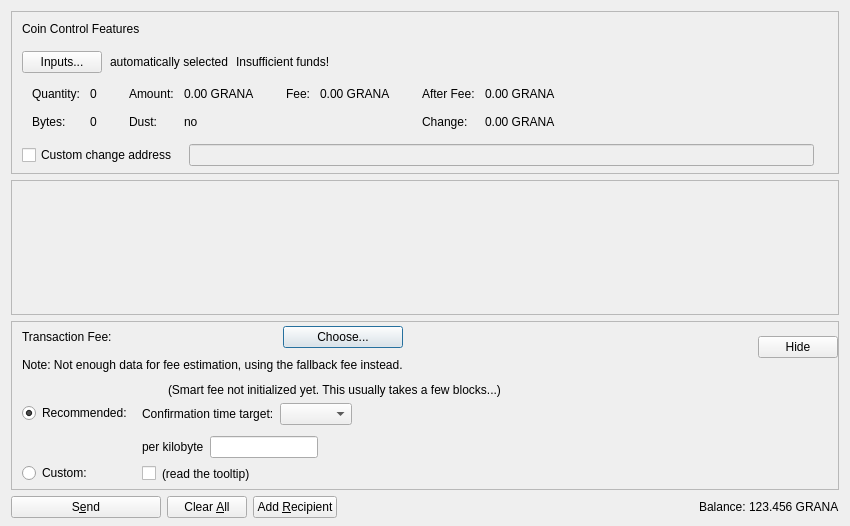
<?xml version="1.0" encoding="UTF-8"?>
<ui version="4.0">
 <class>SendCoinsDialog</class>
 <widget class="QDialog" name="SendCoinsDialog">
  <property name="geometry">
   <rect>
    <x>0</x>
    <y>0</y>
    <width>850</width>
    <height>526</height>
   </rect>
  </property>
  <property name="windowTitle">
   <string>Send Coins</string>
  </property>
  <layout class="QVBoxLayout" name="verticalLayout" stretch="0,1,0,0">
   <property name="bottomMargin">
    <number>8</number>
   </property>
   <item>
    <widget class="QFrame" name="frameCoinControl">
     <property name="sizePolicy">
      <sizepolicy hsizetype="Expanding" vsizetype="Expanding">
       <horstretch>0</horstretch>
       <verstretch>0</verstretch>
      </sizepolicy>
     </property>
     <property name="maximumSize">
      <size>
       <width>16777215</width>
       <height>16777215</height>
      </size>
     </property>
     <property name="frameShape">
      <enum>QFrame::StyledPanel</enum>
     </property>
     <property name="frameShadow">
      <enum>QFrame::Sunken</enum>
     </property>
     <layout class="QVBoxLayout" name="verticalLayoutCoinControl2">
      <property name="spacing">
       <number>0</number>
      </property>
      <property name="leftMargin">
       <number>0</number>
      </property>
      <property name="topMargin">
       <number>0</number>
      </property>
      <property name="rightMargin">
       <number>0</number>
      </property>
      <property name="bottomMargin">
       <number>6</number>
      </property>
      <item>
       <layout class="QVBoxLayout" name="verticalLayoutCoinControl" stretch="0,0,0,0,1">
        <property name="spacing">
         <number>0</number>
        </property>
        <property name="leftMargin">
         <number>10</number>
        </property>
        <property name="topMargin">
         <number>10</number>
        </property>
        <item>
         <layout class="QHBoxLayout" name="horizontalLayoutCoinControl1">
          <property name="bottomMargin">
           <number>15</number>
          </property>
          <item>
           <widget class="QLabel" name="labelCoinControlFeatures">
            <property name="sizePolicy">
             <sizepolicy hsizetype="Preferred" vsizetype="Maximum">
              <horstretch>0</horstretch>
              <verstretch>0</verstretch>
             </sizepolicy>
            </property>
            <property name="text">
             <string>Coin Control Features</string>
            </property>
           </widget>
          </item>
         </layout>
        </item>
        <item>
         <layout class="QHBoxLayout" name="horizontalLayoutCoinControl2" stretch="0,0,0,0">
          <property name="spacing">
           <number>8</number>
          </property>
          <property name="bottomMargin">
           <number>10</number>
          </property>
          <item>
           <widget class="QPushButton" name="pushButtonCoinControl">
            <property name="styleSheet">
             <string notr="true"/>
            </property>
            <property name="text">
             <string>Inputs...</string>
            </property>
            <property name="autoDefault">
             <bool>false</bool>
            </property>
           </widget>
          </item>
          <item>
           <widget class="QLabel" name="labelCoinControlAutomaticallySelected">
            <property name="text">
             <string>automatically selected</string>
            </property>
            <property name="margin">
             <number>5</number>
            </property>
           </widget>
          </item>
          <item>
           <widget class="QLabel" name="labelCoinControlInsuffFunds">
            <property name="text">
             <string>Insufficient funds!</string>
            </property>
            <property name="margin">
             <number>5</number>
            </property>
           </widget>
          </item>
          <item>
           <spacer name="horizontalSpacerCoinControl">
            <property name="orientation">
             <enum>Qt::Horizontal</enum>
            </property>
            <property name="sizeHint" stdset="0">
             <size>
              <width>40</width>
              <height>1</height>
             </size>
            </property>
           </spacer>
          </item>
         </layout>
        </item>
        <item>
         <widget class="QWidget" name="widgetCoinControl" native="true">
          <property name="sizePolicy">
           <sizepolicy hsizetype="Preferred" vsizetype="Preferred">
            <horstretch>0</horstretch>
            <verstretch>0</verstretch>
           </sizepolicy>
          </property>
          <property name="minimumSize">
           <size>
            <width>0</width>
            <height>0</height>
           </size>
          </property>
          <property name="styleSheet">
           <string notr="true"/>
          </property>
          <layout class="QHBoxLayout" name="horizontalLayoutCoinControl5">
           <property name="leftMargin">
            <number>0</number>
           </property>
           <property name="topMargin">
            <number>0</number>
           </property>
           <property name="rightMargin">
            <number>0</number>
           </property>
           <property name="bottomMargin">
            <number>0</number>
           </property>
           <item>
            <layout class="QHBoxLayout" name="horizontalLayoutCoinControl3" stretch="0,0,0,1">
             <property name="spacing">
              <number>20</number>
             </property>
             <property name="topMargin">
              <number>0</number>
             </property>
             <property name="bottomMargin">
              <number>10</number>
             </property>
             <item>
              <layout class="QFormLayout" name="formLayoutCoinControl1">
               <property name="horizontalSpacing">
                <number>10</number>
               </property>
               <property name="verticalSpacing">
                <number>14</number>
               </property>
               <property name="leftMargin">
                <number>10</number>
               </property>
               <property name="topMargin">
                <number>4</number>
               </property>
               <property name="rightMargin">
                <number>6</number>
               </property>
               <item row="0" column="0">
                <widget class="QLabel" name="labelCoinControlQuantityText">
                 <property name="text">
                  <string>Quantity:</string>
                 </property>
                 <property name="margin">
                  <number>0</number>
                 </property>
                </widget>
               </item>
               <item row="0" column="1">
                <widget class="QLabel" name="labelCoinControlQuantity">
                 <property name="cursor">
                  <cursorShape>IBeamCursor</cursorShape>
                 </property>
                 <property name="contextMenuPolicy">
                  <enum>Qt::ActionsContextMenu</enum>
                 </property>
                 <property name="text">
                  <string notr="true">0</string>
                 </property>
                 <property name="margin">
                  <number>0</number>
                 </property>
                 <property name="textInteractionFlags">
                  <set>Qt::LinksAccessibleByMouse|Qt::TextSelectableByKeyboard|Qt::TextSelectableByMouse</set>
                 </property>
                </widget>
               </item>
               <item row="1" column="0">
                <widget class="QLabel" name="labelCoinControlBytesText">
                 <property name="text">
                  <string>Bytes:</string>
                 </property>
                </widget>
               </item>
               <item row="1" column="1">
                <widget class="QLabel" name="labelCoinControlBytes">
                 <property name="cursor">
                  <cursorShape>IBeamCursor</cursorShape>
                 </property>
                 <property name="contextMenuPolicy">
                  <enum>Qt::ActionsContextMenu</enum>
                 </property>
                 <property name="text">
                  <string notr="true">0</string>
                 </property>
                 <property name="textInteractionFlags">
                  <set>Qt::LinksAccessibleByMouse|Qt::TextSelectableByKeyboard|Qt::TextSelectableByMouse</set>
                 </property>
                </widget>
               </item>
              </layout>
             </item>
             <item>
              <layout class="QFormLayout" name="formLayoutCoinControl2">
               <property name="horizontalSpacing">
                <number>10</number>
               </property>
               <property name="verticalSpacing">
                <number>14</number>
               </property>
               <property name="leftMargin">
                <number>6</number>
               </property>
               <property name="topMargin">
                <number>4</number>
               </property>
               <property name="rightMargin">
                <number>6</number>
               </property>
               <item row="0" column="0">
                <widget class="QLabel" name="labelCoinControlAmountText">
                 <property name="text">
                  <string>Amount:</string>
                 </property>
                 <property name="margin">
                  <number>0</number>
                 </property>
                </widget>
               </item>
               <item row="0" column="1">
                <widget class="QLabel" name="labelCoinControlAmount">
                 <property name="cursor">
                  <cursorShape>IBeamCursor</cursorShape>
                 </property>
                 <property name="contextMenuPolicy">
                  <enum>Qt::ActionsContextMenu</enum>
                 </property>
                 <property name="text">
                  <string notr="true">0.00 GRANA</string>
                 </property>
                 <property name="textInteractionFlags">
                  <set>Qt::LinksAccessibleByMouse|Qt::TextSelectableByKeyboard|Qt::TextSelectableByMouse</set>
                 </property>
                </widget>
               </item>
               <item row="1" column="0">
                <widget class="QLabel" name="labelCoinControlLowOutputText">
                 <property name="text">
                  <string>Dust:</string>
                 </property>
                </widget>
               </item>
               <item row="1" column="1">
                <widget class="QLabel" name="labelCoinControlLowOutput">
                 <property name="cursor">
                  <cursorShape>IBeamCursor</cursorShape>
                 </property>
                 <property name="contextMenuPolicy">
                  <enum>Qt::ActionsContextMenu</enum>
                 </property>
                 <property name="text">
                  <string notr="true">no</string>
                 </property>
                 <property name="textInteractionFlags">
                  <set>Qt::LinksAccessibleByMouse|Qt::TextSelectableByKeyboard|Qt::TextSelectableByMouse</set>
                 </property>
                </widget>
               </item>
              </layout>
             </item>
             <item>
              <layout class="QFormLayout" name="formLayoutCoinControl3">
               <property name="horizontalSpacing">
                <number>10</number>
               </property>
               <property name="verticalSpacing">
                <number>14</number>
               </property>
               <property name="leftMargin">
                <number>6</number>
               </property>
               <property name="topMargin">
                <number>4</number>
               </property>
               <property name="rightMargin">
                <number>6</number>
               </property>
               <item row="0" column="0">
                <widget class="QLabel" name="labelCoinControlFeeText">
                 <property name="text">
                  <string>Fee:</string>
                 </property>
                 <property name="margin">
                  <number>0</number>
                 </property>
                </widget>
               </item>
               <item row="0" column="1">
                <widget class="QLabel" name="labelCoinControlFee">
                 <property name="cursor">
                  <cursorShape>IBeamCursor</cursorShape>
                 </property>
                 <property name="contextMenuPolicy">
                  <enum>Qt::ActionsContextMenu</enum>
                 </property>
                 <property name="text">
                  <string notr="true">0.00 GRANA</string>
                 </property>
                 <property name="textInteractionFlags">
                  <set>Qt::LinksAccessibleByMouse|Qt::TextSelectableByKeyboard|Qt::TextSelectableByMouse</set>
                 </property>
                </widget>
               </item>
              </layout>
             </item>
             <item>
              <layout class="QFormLayout" name="formLayoutCoinControl4">
               <property name="horizontalSpacing">
                <number>10</number>
               </property>
               <property name="verticalSpacing">
                <number>14</number>
               </property>
               <property name="leftMargin">
                <number>6</number>
               </property>
               <property name="topMargin">
                <number>4</number>
               </property>
               <property name="rightMargin">
                <number>6</number>
               </property>
               <item row="0" column="0">
                <widget class="QLabel" name="labelCoinControlAfterFeeText">
                 <property name="text">
                  <string>After Fee:</string>
                 </property>
                 <property name="margin">
                  <number>0</number>
                 </property>
                </widget>
               </item>
               <item row="0" column="1">
                <widget class="QLabel" name="labelCoinControlAfterFee">
                 <property name="cursor">
                  <cursorShape>IBeamCursor</cursorShape>
                 </property>
                 <property name="contextMenuPolicy">
                  <enum>Qt::ActionsContextMenu</enum>
                 </property>
                 <property name="text">
                  <string notr="true">0.00 GRANA</string>
                 </property>
                 <property name="textInteractionFlags">
                  <set>Qt::LinksAccessibleByMouse|Qt::TextSelectableByKeyboard|Qt::TextSelectableByMouse</set>
                 </property>
                </widget>
               </item>
               <item row="1" column="0">
                <widget class="QLabel" name="labelCoinControlChangeText">
                 <property name="text">
                  <string>Change:</string>
                 </property>
                </widget>
               </item>
               <item row="1" column="1">
                <widget class="QLabel" name="labelCoinControlChange">
                 <property name="cursor">
                  <cursorShape>IBeamCursor</cursorShape>
                 </property>
                 <property name="contextMenuPolicy">
                  <enum>Qt::ActionsContextMenu</enum>
                 </property>
                 <property name="text">
                  <string notr="true">0.00 GRANA</string>
                 </property>
                 <property name="textInteractionFlags">
                  <set>Qt::LinksAccessibleByMouse|Qt::TextSelectableByKeyboard|Qt::TextSelectableByMouse</set>
                 </property>
                </widget>
               </item>
              </layout>
             </item>
            </layout>
           </item>
          </layout>
         </widget>
        </item>
        <item>
         <layout class="QHBoxLayout" name="horizontalLayoutCoinControl4" stretch="0,0,0">
          <property name="spacing">
           <number>12</number>
          </property>
          <property name="sizeConstraint">
           <enum>QLayout::SetDefaultConstraint</enum>
          </property>
          <property name="topMargin">
           <number>5</number>
          </property>
          <property name="rightMargin">
           <number>5</number>
          </property>
          <item>
           <widget class="QCheckBox" name="checkBoxCoinControlChange">
            <property name="toolTip">
             <string>If this is activated, but the change address is empty or invalid, change will be sent to a newly generated address.</string>
            </property>
            <property name="text">
             <string>Custom change address</string>
            </property>
           </widget>
          </item>
          <item>
           <widget class="QValidatedLineEdit" name="lineEditCoinControlChange">
            <property name="enabled">
             <bool>false</bool>
            </property>
            <property name="sizePolicy">
             <sizepolicy hsizetype="Expanding" vsizetype="Fixed">
              <horstretch>0</horstretch>
              <verstretch>0</verstretch>
             </sizepolicy>
            </property>
           </widget>
          </item>
          <item>
           <widget class="QLabel" name="labelCoinControlChangeLabel">
            <property name="sizePolicy">
             <sizepolicy hsizetype="Preferred" vsizetype="Expanding">
              <horstretch>0</horstretch>
              <verstretch>0</verstretch>
             </sizepolicy>
            </property>
            <property name="minimumSize">
             <size>
              <width>0</width>
              <height>0</height>
             </size>
            </property>
            <property name="text">
             <string/>
            </property>
            <property name="margin">
             <number>3</number>
            </property>
           </widget>
          </item>
         </layout>
        </item>
        <item>
         <spacer name="verticalSpacerCoinControl">
          <property name="orientation">
           <enum>Qt::Vertical</enum>
          </property>
          <property name="sizeHint" stdset="0">
           <size>
            <width>800</width>
            <height>1</height>
           </size>
          </property>
         </spacer>
        </item>
       </layout>
      </item>
     </layout>
    </widget>
   </item>
   <item>
    <widget class="QScrollArea" name="scrollArea">
     <property name="widgetResizable">
      <bool>true</bool>
     </property>
     <widget class="QWidget" name="scrollAreaWidgetContents">
      <property name="geometry">
       <rect>
        <x>0</x>
        <y>0</y>
        <width>830</width>
        <height>104</height>
       </rect>
      </property>
      <layout class="QVBoxLayout" name="verticalLayout_2" stretch="0,1">
       <property name="leftMargin">
        <number>0</number>
       </property>
       <property name="topMargin">
        <number>0</number>
       </property>
       <property name="rightMargin">
        <number>0</number>
       </property>
       <property name="bottomMargin">
        <number>0</number>
       </property>
       <item>
        <layout class="QVBoxLayout" name="entries">
         <property name="spacing">
          <number>6</number>
         </property>
        </layout>
       </item>
       <item>
        <spacer name="verticalSpacer">
         <property name="orientation">
          <enum>Qt::Vertical</enum>
         </property>
         <property name="sizeHint" stdset="0">
          <size>
           <width>20</width>
           <height>40</height>
          </size>
         </property>
        </spacer>
       </item>
      </layout>
     </widget>
    </widget>
   </item>
   <item>
    <widget class="QFrame" name="frameFee">
     <property name="sizePolicy">
      <sizepolicy hsizetype="Expanding" vsizetype="Expanding">
       <horstretch>0</horstretch>
       <verstretch>0</verstretch>
      </sizepolicy>
     </property>
     <property name="maximumSize">
      <size>
       <width>16777215</width>
       <height>16777215</height>
      </size>
     </property>
     <property name="frameShape">
      <enum>QFrame::StyledPanel</enum>
     </property>
     <property name="frameShadow">
      <enum>QFrame::Sunken</enum>
     </property>
     <layout class="QVBoxLayout" name="verticalLayoutFee1">
      <property name="spacing">
       <number>0</number>
      </property>
      <property name="leftMargin">
       <number>0</number>
      </property>
      <property name="topMargin">
       <number>0</number>
      </property>
      <property name="rightMargin">
       <number>0</number>
      </property>
      <property name="bottomMargin">
       <number>0</number>
      </property>
      <item>
       <layout class="QVBoxLayout" name="verticalLayoutFee2" stretch="0,0,0">
        <property name="spacing">
         <number>0</number>
        </property>
        <property name="leftMargin">
         <number>10</number>
        </property>
        <property name="topMargin">
         <number>0</number>
        </property>
        <item>
         <layout class="QHBoxLayout" name="horizontalLayoutFee1">
          <property name="bottomMargin">
           <number>0</number>
          </property>
          <item>
           <layout class="QVBoxLayout" name="verticalLayoutFee7">
            <property name="spacing">
             <number>0</number>
            </property>
            <item>
             <spacer name="verticalSpacerSmartFee">
              <property name="orientation">
               <enum>Qt::Vertical</enum>
              </property>
              <property name="sizeType">
               <enum>QSizePolicy::Fixed</enum>
              </property>
              <property name="sizeHint" stdset="0">
               <size>
                <width>1</width>
                <height>4</height>
               </size>
              </property>
             </spacer>
            </item>
            <item>
             <layout class="QHBoxLayout" name="horizontalLayoutSmartFee">
              <property name="spacing">
               <number>10</number>
              </property>
              <item>
               <widget class="QLabel" name="labelFeeHeadline">
                <property name="sizePolicy">
                 <sizepolicy hsizetype="Preferred" vsizetype="Maximum">
                  <horstretch>0</horstretch>
                  <verstretch>0</verstretch>
                 </sizepolicy>
                </property>
                <property name="text">
                 <string>Transaction Fee:</string>
                </property>
               </widget>
              </item>
              <item>
               <widget class="QLabel" name="labelFeeMinimized">
                <property name="text">
                 <string/>
                </property>
               </widget>
              </item>
              <item>
               <widget class="QPushButton" name="buttonChooseFee">
                <property name="text">
                 <string>Choose...</string>
                </property>
               </widget>
              </item>
             </layout>
            </item>
            <item>
             <spacer name="verticalSpacer_7">
              <property name="orientation">
               <enum>Qt::Vertical</enum>
              </property>
              <property name="sizeHint" stdset="0">
               <size>
                <width>1</width>
                <height>10</height>
               </size>
              </property>
             </spacer>
            </item>
            <item>
             <widget class="QLabel" name="fallbackFeeWarningLabel">
              <property name="toolTip">
               <string>Using the fallbackfee can result in sending a transaction that will take several hours or days (or never) to confirm. Consider choosing your fee manually or wait until you have validated the complete chain.</string>
              </property>
              <property name="text">
               <string>Note: Not enough data for fee estimation, using the fallback fee instead.</string>
              </property>
              <property name="wordWrap">
               <bool>false</bool>
              </property>
             </widget>
            </item>
            <item>
             <spacer name="verticalSpacer_5">
              <property name="orientation">
               <enum>Qt::Vertical</enum>
              </property>
              <property name="sizeHint" stdset="0">
               <size>
                <width>1</width>
                <height>1</height>
               </size>
              </property>
             </spacer>
            </item>
           </layout>
          </item>
          <item>
           <spacer name="horizontalSpacer_4">
            <property name="orientation">
             <enum>Qt::Horizontal</enum>
            </property>
            <property name="sizeHint" stdset="0">
             <size>
              <width>1</width>
              <height>1</height>
             </size>
            </property>
           </spacer>
          </item>
          <item>
           <widget class="QPushButton" name="buttonMinimizeFee">
            <property name="toolTip">
             <string>collapse fee-settings</string>
            </property>
            <property name="text">
             <string>Hide</string>
            </property>
           </widget>
          </item>
         </layout>
        </item>
        <item>
         <widget class="QFrame" name="frameFeeSelection">
          <layout class="QVBoxLayout" name="verticalLayoutFee12">
           <property name="spacing">
            <number>0</number>
           </property>
           <property name="leftMargin">
            <number>0</number>
           </property>
           <property name="topMargin">
            <number>0</number>
           </property>
           <property name="rightMargin">
            <number>0</number>
           </property>
           <property name="bottomMargin">
            <number>0</number>
           </property>
           <item>
            <layout class="QGridLayout" name="gridLayoutFee">
             <property name="topMargin">
              <number>10</number>
             </property>
             <property name="bottomMargin">
              <number>4</number>
             </property>
             <property name="horizontalSpacing">
              <number>10</number>
             </property>
             <property name="verticalSpacing">
              <number>4</number>
             </property>
             <item row="1" column="1">
              <layout class="QVBoxLayout" name="verticalLayoutFee8">
               <property name="spacing">
                <number>6</number>
               </property>
               <property name="topMargin">
                <number>3</number>
               </property>
               <item>
                <layout class="QHBoxLayout" name="horizontalLayoutFee13" stretch="0,0,1">
                 <item>
                  <widget class="QLabel" name="labelCustomPerKilobyte">
                   <property name="toolTip">
                    <string>If the custom fee is set to 1000 pilas and the transaction is only 250 bytes, then &quot;per kilobyte&quot; only pays 250 pilas in fee,&lt;br /&gt;while &quot;at least&quot; pays 1000 pilas. For transactions bigger than a kilobyte both pay by kilobyte.</string>
                   </property>
                   <property name="text">
                    <string>per kilobyte</string>
                   </property>
                  </widget>
                 </item>
                 <item>
                  <widget class="BitcoinAmountField" name="customFee"/>
                 </item>
                 <item>
                  <spacer name="horizontalSpacer_6">
                   <property name="orientation">
                    <enum>Qt::Horizontal</enum>
                   </property>
                   <property name="sizeHint" stdset="0">
                    <size>
                     <width>1</width>
                     <height>1</height>
                    </size>
                   </property>
                  </spacer>
                 </item>
                </layout>
               </item>
               <item>
                <layout class="QHBoxLayout" name="horizontalLayoutFee8">
                 <item>
                  <widget class="QCheckBox" name="checkBoxMinimumFee">
                   <property name="toolTip">
                    <string>Paying only the minimum fee is just fine as long as there is less transaction volume than space in the blocks.&lt;br /&gt;But be aware that this can end up in a never confirming transaction once there is more demand for grana transactions than the network can process.</string>
                   </property>
                   <property name="text">
                    <string/>
                   </property>
                  </widget>
                 </item>
                 <item>
                  <widget class="QLabel" name="labelMinFeeWarning">
                   <property name="enabled">
                    <bool>true</bool>
                   </property>
                   <property name="toolTip">
                    <string>Paying only the minimum fee is just fine as long as there is less transaction volume than space in the blocks.&lt;br /&gt;But be aware that this can end up in a never confirming transaction once there is more demand for grana transactions than the network can process.</string>
                   </property>
                   <property name="text">
                    <string>(read the tooltip)</string>
                   </property>
                   <property name="margin">
                    <number>5</number>
                   </property>
                  </widget>
                 </item>
                 <item>
                  <spacer name="horizontalSpacer_2">
                   <property name="orientation">
                    <enum>Qt::Horizontal</enum>
                   </property>
                   <property name="sizeHint" stdset="0">
                    <size>
                     <width>1</width>
                     <height>1</height>
                    </size>
                   </property>
                  </spacer>
                 </item>
                </layout>
               </item>
              </layout>
             </item>
             <item row="0" column="0">
              <layout class="QVBoxLayout" name="verticalLayoutFee4" stretch="0,1">
               <property name="topMargin">
                <number>20</number>
               </property>
               <property name="bottomMargin">
                <number>3</number>
               </property>
               <item>
                <widget class="QRadioButton" name="radioSmartFee">
                 <property name="text">
                  <string>Recommended:</string>
                 </property>
                 <property name="checked">
                  <bool>true</bool>
                 </property>
                 <attribute name="buttonGroup">
                  <string notr="true">groupFee</string>
                 </attribute>
                </widget>
               </item>
               <item>
                <spacer name="verticalSpacer_2">
                 <property name="orientation">
                  <enum>Qt::Vertical</enum>
                 </property>
                 <property name="sizeHint" stdset="0">
                  <size>
                   <width>1</width>
                   <height>1</height>
                  </size>
                 </property>
                </spacer>
               </item>
              </layout>
             </item>
             <item row="1" column="0">
              <layout class="QVBoxLayout" name="verticalLayoutFee9" stretch="0,1">
               <property name="topMargin">
                <number>30</number>
               </property>
               <item>
                <widget class="QRadioButton" name="radioCustomFee">
                 <property name="text">
                  <string>Custom:</string>
                 </property>
                 <attribute name="buttonGroup">
                  <string notr="true">groupFee</string>
                 </attribute>
                </widget>
               </item>
               <item>
                <spacer name="verticalSpacer_6">
                 <property name="orientation">
                  <enum>Qt::Vertical</enum>
                 </property>
                 <property name="sizeHint" stdset="0">
                  <size>
                   <width>1</width>
                   <height>1</height>
                  </size>
                 </property>
                </spacer>
               </item>
              </layout>
             </item>
             <item row="0" column="1">
              <layout class="QVBoxLayout" name="verticalLayoutFee3" stretch="0,0,1">
               <property name="spacing">
                <number>6</number>
               </property>
               <property name="topMargin">
                <number>0</number>
               </property>
               <property name="bottomMargin">
                <number>3</number>
               </property>
               <item>
                <layout class="QHBoxLayout" name="horizontalLayoutFee12">
                 <item>
                  <widget class="QLabel" name="labelSmartFee">
                   <property name="text">
                    <string/>
                   </property>
                   <property name="margin">
                    <number>2</number>
                   </property>
                  </widget>
                 </item>
                 <item>
                  <widget class="QLabel" name="labelFeeEstimation">
                   <property name="text">
                    <string/>
                   </property>
                  </widget>
                 </item>
                 <item>
                  <widget class="QLabel" name="labelSmartFee2">
                   <property name="text">
                    <string>(Smart fee not initialized yet. This usually takes a few blocks...)</string>
                   </property>
                   <property name="margin">
                    <number>2</number>
                   </property>
                  </widget>
                 </item>
                 <item>
                  <spacer name="horizontalSpacer_5">
                   <property name="orientation">
                    <enum>Qt::Horizontal</enum>
                   </property>
                   <property name="sizeHint" stdset="0">
                    <size>
                     <width>1</width>
                     <height>1</height>
                    </size>
                   </property>
                  </spacer>
                 </item>
                </layout>
               </item>
               <item>
                <layout class="QHBoxLayout" name="horizontalLayoutFee9">
                 <item>
                  <layout class="QVBoxLayout" name="verticalLayoutFee6">
                   <item>
                    <widget class="QLabel" name="labelSmartFee3">
                     <property name="text">
                      <string>Confirmation time target:</string>
                     </property>
                     <property name="margin">
                      <number>2</number>
                     </property>
                    </widget>
                   </item>
                  </layout>
                 </item>
                 <item>
                  <layout class="QVBoxLayout" name="verticalLayoutFee5">
                   <property name="rightMargin">
                    <number>30</number>
                   </property>
                   <item>
                    <layout class="QHBoxLayout" name="horizontalLayoutConfTarget">
                     <property name="bottomMargin">
                      <number>0</number>
                     </property>
                     <item>
                      <widget class="QComboBox" name="confTargetSelector"/>
                     </item>
                     <item>
                      <spacer name="horizontalSpacerConfTarget">
                       <property name="orientation">
                        <enum>Qt::Horizontal</enum>
                       </property>
                       <property name="sizeHint" stdset="0">
                        <size>
                         <width>40</width>
                         <height>20</height>
                        </size>
                       </property>
                      </spacer>
                     </item>
                    </layout>
                   </item>
                  </layout>
                 </item>
                </layout>
               </item>
               <item>
                <spacer name="verticalSpacer_4">
                 <property name="orientation">
                  <enum>Qt::Vertical</enum>
                 </property>
                 <property name="sizeHint" stdset="0">
                  <size>
                   <width>1</width>
                   <height>1</height>
                  </size>
                 </property>
                </spacer>
               </item>
              </layout>
             </item>
            </layout>
           </item>
          </layout>
         </widget>
        </item>
        <item>
         <spacer name="verticalSpacerFee">
          <property name="orientation">
           <enum>Qt::Vertical</enum>
          </property>
          <property name="sizeHint" stdset="0">
           <size>
            <width>800</width>
            <height>1</height>
           </size>
          </property>
         </spacer>
        </item>
       </layout>
      </item>
     </layout>
    </widget>
   </item>
   <item>
    <layout class="QHBoxLayout" name="horizontalLayout">
     <item>
      <widget class="QPushButton" name="sendButton">
       <property name="minimumSize">
        <size>
         <width>150</width>
         <height>0</height>
        </size>
       </property>
       <property name="toolTip">
        <string>Confirm the send action</string>
       </property>
       <property name="text">
        <string>S&amp;end</string>
       </property>
       <property name="autoDefault">
        <bool>false</bool>
       </property>
       <property name="default">
        <bool>false</bool>
       </property>
      </widget>
     </item>
     <item>
      <widget class="QPushButton" name="clearButton">
       <property name="sizePolicy">
        <sizepolicy hsizetype="Minimum" vsizetype="Fixed">
         <horstretch>0</horstretch>
         <verstretch>0</verstretch>
        </sizepolicy>
       </property>
       <property name="toolTip">
        <string>Clear all fields of the form.</string>
       </property>
       <property name="text">
        <string>Clear &amp;All</string>
       </property>
       <property name="autoDefault">
        <bool>false</bool>
       </property>
      </widget>
     </item>
     <item>
      <widget class="QPushButton" name="addButton">
       <property name="toolTip">
        <string>Send to multiple recipients at once</string>
       </property>
       <property name="text">
        <string>Add &amp;Recipient</string>
       </property>
       <property name="autoDefault">
        <bool>false</bool>
       </property>
      </widget>
     </item>
     <item>
      <spacer name="horizontalSpacer">
       <property name="orientation">
        <enum>Qt::Horizontal</enum>
       </property>
       <property name="sizeHint" stdset="0">
        <size>
         <width>40</width>
         <height>20</height>
        </size>
       </property>
      </spacer>
     </item>
     <item>
      <layout class="QHBoxLayout" name="horizontalLayout_2">
       <property name="spacing">
        <number>3</number>
       </property>
       <item>
        <widget class="QLabel" name="labelBalanceText">
         <property name="text">
          <string>Balance:</string>
         </property>
        </widget>
       </item>
       <item>
        <widget class="QLabel" name="labelBalance">
         <property name="sizePolicy">
          <sizepolicy hsizetype="Preferred" vsizetype="Preferred">
           <horstretch>0</horstretch>
           <verstretch>0</verstretch>
          </sizepolicy>
         </property>
         <property name="cursor">
          <cursorShape>IBeamCursor</cursorShape>
         </property>
         <property name="text">
          <string notr="true">123.456 GRANA</string>
         </property>
         <property name="textInteractionFlags">
          <set>Qt::LinksAccessibleByMouse|Qt::TextSelectableByKeyboard|Qt::TextSelectableByMouse</set>
         </property>
        </widget>
       </item>
      </layout>
     </item>
    </layout>
   </item>
  </layout>
 </widget>
 <customwidgets>
  <customwidget>
   <class>QValidatedLineEdit</class>
   <extends>QLineEdit</extends>
   <header>qt/qvalidatedlineedit.h</header>
  </customwidget>
  <customwidget>
   <class>BitcoinAmountField</class>
   <extends>QLineEdit</extends>
   <header>qt/bitcoinamountfield.h</header>
   <container>1</container>
  </customwidget>
 </customwidgets>
 <resources>
  <include location="../grana.qrc"/>
 </resources>
 <connections/>
 <buttongroups>
  <buttongroup name="groupFee"/>
 </buttongroups>
</ui>
